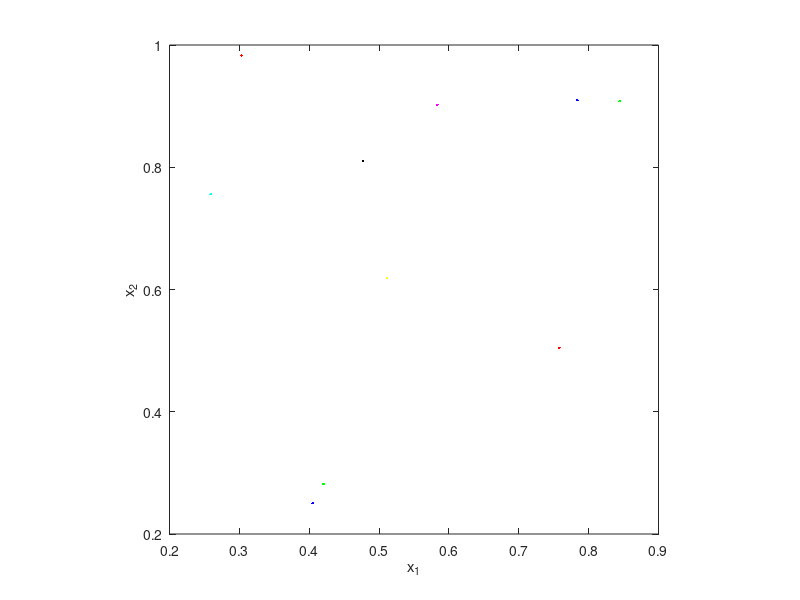

This figure's MATLAB source: (Note: this script raises an error after producing the figure.)
% Written by tpr@hi.is (ordinal regression)
% Ordinal regression example

clear all, close all, format compact
rand('state',0)

ell = 10;
x1 = rand(ell,1); x2 = rand(ell,1);
F = 10 * ((x1 - 0.5) + 10 * (x2 - 0.5));

[F,I] = sort(F);
x1 = x1(I); x2 = x2(I);

y = (1:length(F))';
X = [x1 x2];
n = 2;

colors = 'bgryckmbgryckmbgryckmbgryckm';
for rnk = 1:max(y),
  rnkind{rnk}.I = find(y == rnk);
end

% create new data set:
m = 0;
for rnk = 1:max(y),
  classes = 1:max(y); classes(rnk) = [];
  for p = 1:1,
    for k = classes,
      % generate a random sample of type rnk
      i = rnkind{rnk}.I(ceil(rand(1) * length(rnkind{rnk}.I)));
      j = rnkind{k}.I(ceil(rand(1) * length(rnkind{k}.I)));
      % now generate the data vector:
      m = m + 1;
      X1(m,:) = X(i,:); X2(m,:) = X(j,:);
      Y(m,1) = sign (y(i) - y(j));
      CL(m,1:2) = [rnk k];
      plot(X(i,1), X(i,2), [colors(rnk) '.']);
      hold on
      plot(X(j,1), X(j,2), [colors(k) '.']);
    end
  end
end
axis square, xlabel('{x_1}'); ylabel('{x_2}');

% SVM method
for i = 1:m,
  for j = 1:m,
    k1 = kernel(X1(i,:),X1(j,:),2);
    k2 = kernel(X1(i,:),X2(j,:),2);
    k3 = kernel(X2(i,:),X1(j,:),2);
    k4 = kernel(X2(i,:),X2(j,:),2);
    G(i,j) = k1 - k2 - k3 + k4;
  end
end

% G = X*X'; % kernel matrix
C = 10;
f = -ones(m,1);
A = zeros(1,m);
c = 0;
Aeq = Y';
ceq = 0;
LB = zeros(m,1);
UB = C*ones(m,1);
H = (Y*Y').*(G + (1/C)*eye(m));

tic;
alpha = zeros(m,1); % initial quess of alpha
%alpha = quadprog(H,f,A,c,Aeq,ceq,LB,UB,alpha);
alpha = loqo(H,f,Aeq,ceq,LB,UB,alpha,1);
toc

SV = find(alpha > 0.0001 & alpha < (C-0.0001));
b = ( 1./Y(SV) - G(SV,:)*(alpha.*Y) );
b = mean(b)
fest = G*(alpha.*Y); % + b*ones(m,1);

trainaccuracy = sum(sign(fest) == Y)/m*100

% lets plot the support vectors that define the boundary!
for i = 1:length(SV),
  plot([X1(SV(i),1) X2(SV(i),1)], [X1(SV(i),2) X2(SV(i),2)],'k:');
end

G1 = kernel(X1,X,2);
G2 = kernel(X2,X,2);
festx = (G1-G2)'*(alpha.*Y); % + b;

% determine the theta levels
for rnk = 1:max(y)-1,
  inxs = find( ((CL(SV,1) == rnk) & (CL(SV,2) == (rnk + 1))) | ...
               ((CL(SV,2) == rnk) & (CL(SV,1) == (rnk + 1))) );
  if isempty(inxs), 
    disp(sprintf('boundary %d-%d not available', rnk,rnk+1)); 
    CL(SV,:)
  % try to find a pair that is not in the support vector set
    inxs = find( ((CL(:,1) == rnk) & (CL(:,2) == (rnk + 1))) | ...
                 ((CL(:,2) == rnk) & (CL(:,1) == (rnk + 1))) );
    [dummy,k] = min(abs(fest(inxs))); k
  else
    fest(SV(inxs));
    [dummy,inx] = min(abs(fest(SV(inxs))));
    k = SV(inxs(inx))
  end
  G1k = kernel(X1,X1(k,:),2);
  G2k = kernel(X2,X1(k,:),2);
  fk1 = (G1k-G2k)'*(alpha.*Y); % + b;
  G1k = kernel(X1,X2(k,:),2);
  G2k = kernel(X2,X2(k,:),2);
  fk2 = (G1k-G2k)'*(alpha.*Y); % + b;
  flevel(rnk) = (fk1 + fk2)/2;
  set(plot([X1(k,1) X2(k,1)], [X1(k,2) X2(k,2)],'k-'),'linewidth',2);
end

% plot the boundaties in f(x) space.
figure(2), clf
plot(festx), hold on
for rnk = 1:max(y),
  plot([1 ell],[flevel(rnk) flevel(rnk)],'g--')
end

% actually rank the data!
yest = zeros(ell,1);
flevels = [-inf flevel inf];
for rnk = 1:max(y),
 inx = find((flevels(rnk+1) >= festx) & (festx > flevels(rnk)));
 yest(inx) = rnk;
end

plot([y yest+0.2],'.')
accuracy = sum(y==yest)/length(y)*100

% put circle around the points that were incorrectly classified!
I = find(y ~= yest);
figure(1);
set(plot(X(I,1),X(I,2),'ko'),'markersize',6);
